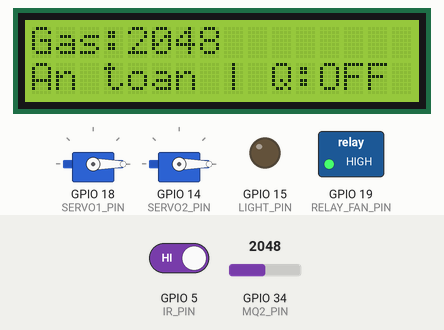
Recording of a sketch running on a simulated ESP32. Parts: 16×2 character LCD, 2 × servo, switched loads named in the sketch (green lamp = pin HIGH), output pins drawn as LEDs (lit = HIGH). Inputs (shaded band) come from the test bench; at power-on: GPIO 5 (IR_PIN) HIGH, GPIO 34 (MQ2_PIN) = 2048. WiFi joins after 1.5 s; servers stay silent unless stated; random numbers use the default seed unless the sketch sets one; no MQTT or app messages arrive unless stated; what the sketch prints to the serial monitor is not drawn.

Above: at 5.6 s.
5.7 s: GPIO 5 (IR_PIN) driven LOW
At 10.5 s:
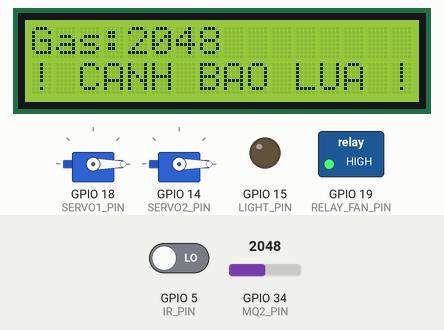
11.5 s: GPIO 34 (MQ2_PIN) set to 2866
At 15.6 s:
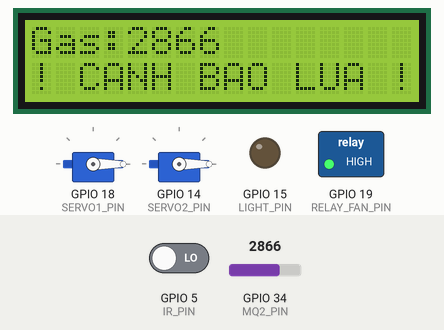
16.5 s: GPIO 34 (MQ2_PIN) set to 3603
At 20.6 s:
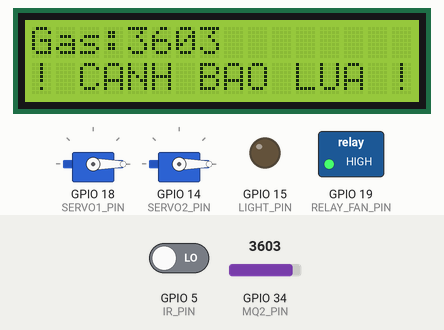
21.5 s: GPIO 5 (IR_PIN) driven HIGH
At 25.7 s:
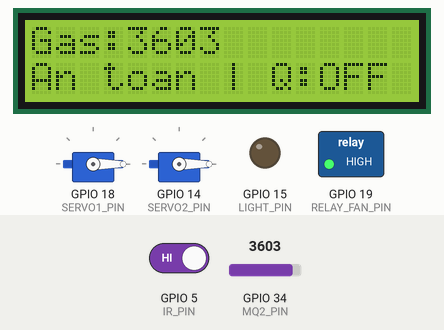
26.5 s: GPIO 34 (MQ2_PIN) set to 4095
At 30.7 s:
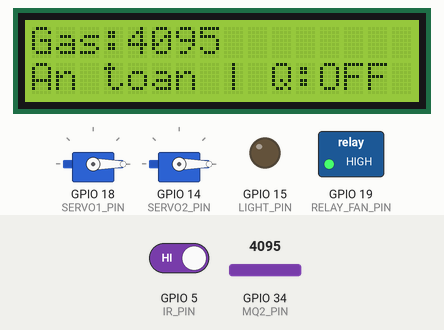
Timing chart, 0 to 32.2 s (numbered marks = the images above; inputs shaded):
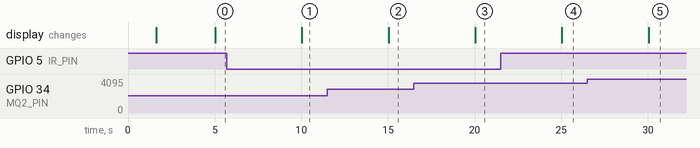

Measured:
- after the input at 5.7 s, the display: changes after 4.3 s (image 1)
- after the input at 11.5 s, the display: changes after 3.5 s (image 2)
- after the input at 16.5 s, the display: changes after 3.5 s (image 3)
- after the input at 21.5 s, the display: changes after 3.5 s (image 4)
- after the input at 26.5 s, the display: changes after 3.5 s (image 5)

The sketch:

SmartHome_ESP32.ino
```cpp
#include <WiFi.h>
#include <PubSubClient.h>
#include <ArduinoJson.h>
#include <ESP32Servo.h>
#include <LiquidCrystal_I2C.h>

// ==========================================
// CẤU HÌNH BIẾN MẠNG & SERVER
// ==========================================
const char* ssid        = "tienfg";        // Thay bằng tên Wifi
const char* password    = "11111111";    // Thay bằng mật khẩu Wifi
const char* mqtt_server = "broker.emqx.io";         // Sử dụng Public Broker EMQX
const int   mqtt_port   = 1883;

// ==========================================
// QUY HOẠCH CHÂN CẮM MỚI (Tránh xung đột I2C)
// ==========================================
// Chân 21 và 22 được mặc định dùng cho SDA và SCL của LCD 1602 I2C
#define MQ2_PIN       34    // Chân A0/D34 cắm ngõ ra Analog của MQ-2
#define IR_PIN        5     // Chân D5 cắm ngõ ra Digital (D0) của Cảm biến hồng ngoại
#define FLAME_PIN     IR_PIN // Đồng bộ tên FLAME_PIN với IR_PIN (Cảm biến lửa / hồng ngoại)
#define RELAY_FAN_PIN 19    // Chân D19 cắm Relay để bật/tắt Quạt DC
#define SERVO1_PIN    18    // Chân D18 cắm Servo 1 (Ví dụ: Cửa chính)
#define SERVO2_PIN    14    // Chân D14 cắm Servo 2 (Ví dụ: Cửa sổ / Quạt gió)
#define LIGHT_PIN     15    // Chân D15 cắm Đèn chiếu sáng (Active HIGH)

// ==========================================
// CÁC ĐỐI TƯỢNG TOÀN CỤC
// ==========================================
WiFiClient espClient;
PubSubClient client(espClient);
Servo servo1;
Servo servo2;
LiquidCrystal_I2C lcd(0x27, 16, 2); // Địa chỉ I2C thường là 0x27 (hoặc 0x3F)

unsigned long lastSendTime = 0;
const long interval = 5000;

// Biến lưu trạng thái hiển thị
bool fanState = false;
bool lightState = false;

// ==========================================
// SETUP
// ==========================================
void setup() {
  Serial.begin(115200);
  Serial.println("\n--- DANG KHOI DONG HE THONG ---");
  // Khởi tạo LCD
  lcd.init();
  lcd.backlight();
  lcd.setCursor(0, 0);
  lcd.print("SmartHome ESP32");
  lcd.setCursor(0, 1);
  lcd.print("Dang khoi dong..");

  // Cài đặt chân cắm cảm biến & Relay
  pinMode(IR_PIN, INPUT);   // Chân D5 đọc tín hiệu cảm biến hồng ngoại
  pinMode(MQ2_PIN, INPUT);
  pinMode(RELAY_FAN_PIN, OUTPUT);
  pinMode(LIGHT_PIN, OUTPUT);

  // Mặc định tắt thiết bị
  digitalWrite(RELAY_FAN_PIN, HIGH); // Relay kích mức thấp (Active LOW) nên xuất HIGH để TẮT
  digitalWrite(LIGHT_PIN, LOW);      // Đèn chân dương (Active HIGH) nên xuất LOW để TẮT

  // Cấu hình Timer cho ESP32Servo (Giúp tạo xung PWM chuẩn xác hơn để Servo không bị liệt)
  ESP32PWM::allocateTimer(0);
  ESP32PWM::allocateTimer(1);
  ESP32PWM::allocateTimer(2);
  ESP32PWM::allocateTimer(3);

  // Khởi tạo 2 Servo
  servo1.setPeriodHertz(50); // Tần số 50Hz chuẩn cho Servo SG90
  servo1.attach(SERVO1_PIN, 500, 2400);
  servo1.write(0); // Góc 0 mặc định

  servo2.setPeriodHertz(50); // Tần số 50Hz chuẩn cho Servo SG90
  servo2.attach(SERVO2_PIN, 500, 2400);
  servo2.write(0); // Góc 0 mặc định

  // Kết nối mạng
  setup_wifi();
  client.setServer(mqtt_server, mqtt_port);
  client.setCallback(callback);
}

void setup_wifi() {
  delay(10);
  WiFi.begin(ssid, password);
  Serial.println();
  Serial.print("Dang ket noi toi Wi-Fi: ");
  Serial.println(ssid);
  while (WiFi.status() != WL_CONNECTED) {
    delay(500);
    Serial.print(".");
  }

  // HIỂN THỊ ĐÃ KẾT NỐI WIFI LÊN SERIAL
  Serial.println();
  Serial.println("=> Da ket noi WiFi thanh cong!");
  Serial.print("=> Dia chi IP: ");
  Serial.println(WiFi.localIP());

  lcd.clear();
  lcd.print("WiFi Connected!");
}

// ==========================================
// NHẬN LỆNH TỪ SPRING BOOT
// ==========================================
void callback(char* topic, byte* payload, unsigned int length) {
  String message = "";
  for (int i = 0; i < length; i++) {
    message += (char)payload[i];
  }

  JsonDocument doc;
  DeserializationError error = deserializeJson(doc, message);

  if (error) return;

  String device = doc["device"].as<String>();
  String action = doc["action"].as<String>(); // "ON" hoặc "OFF"
  bool state = (action == "ON");

  if (device == "fan") {
    fanState = state;
    // Relay kích mức thấp (Active LOW): BẬT = LOW, TẮT = HIGH
    digitalWrite(RELAY_FAN_PIN, state ? LOW : HIGH);
    Serial.println(state ? "QUẠT: BẬT" : "QUẠT: TẮT");
  }
  else if (device == "door") {
    // Điều khiển CẢ HAI Servo cùng lúc
    servo1.write(state ? 90 : 0);
    servo2.write(state ? 90 : 0);
    Serial.println(state ? "2 SERVO: ĐANG MỞ" : "2 SERVO: ĐANG ĐÓNG");
  }
  else if (device == "light") {
    lightState = state;
    digitalWrite(LIGHT_PIN, state ? HIGH : LOW); // Đèn chân dương: BẬT = HIGH, TẮT = LOW
    Serial.println(state ? "ĐÈN: BẬT" : "ĐÈN: TẮT");
  }
}

void reconnect() {
  while (!client.connected()) {
    // HIỂN THỊ ĐANG KẾT NỐI MQTT LÊN SERIAL
    Serial.print("Dang ket noi toi MQTT Broker... ");
    String clientId = "ESP32-SmartHome-" + String(random(0xffff), HEX);
    if (client.connect(clientId.c_str())) {
      Serial.println("=> Thanh cong!");
      client.subscribe("smarthome/device/control");
    } else {
      Serial.print("=> That bai, ma loi = ");
      Serial.print(client.state());
      Serial.println(" (Thu lai sau 5 giay)");
      delay(5000);
    }
  }
}

// ==========================================
// VÒNG LẶP CHÍNH
// ==========================================
void loop() {
  if (!client.connected()) {
    reconnect();
  }
  client.loop();

  long now = millis();
  if (now - lastSendTime > interval) {
    lastSendTime = now;

    // Đọc cảm biến
    int gasVal = analogRead(MQ2_PIN);
    int irVal = digitalRead(IR_PIN);
    bool hasFlame = (irVal == LOW); // Tín hiệu mức LOW khi phát hiện hồng ngoại/lửa (Active LOW)

    // Hiển thị lên LCD
    lcd.clear();

    // Dòng 1: Hiển thị Nhiệt độ & Gas
    lcd.setCursor(0, 0);
    lcd.print("Gas:"); lcd.print(gasVal);
    lcd.print("     "); // Xóa khoảng trống thừa

    // Dòng 2: Hiển thị Trạng thái Lửa hoặc Thiết bị
    lcd.setCursor(0, 1);
    if (hasFlame) {
      lcd.print("! CANH BAO LUA !");
    } else {
      lcd.print("An toan | Q:");
      lcd.print(fanState ? "ON" : "OFF");
    }

    // In log Serial để tiện giám sát qua Arduino Serial Monitor
    Serial.print("Gas: "); Serial.print(gasVal);
    Serial.print(" | Hong ngoai (D5): "); Serial.println(hasFlame ? "PHAT HIEN" : "AN TOAN");

    // Gửi dữ liệu MQTT lên Spring Boot
    JsonDocument doc;
    doc["temperature"] = 0;
    doc["gasLevel"] = gasVal;
    doc["flame"] = hasFlame;
    doc["ir"] = hasFlame;

    char jsonBuffer[256];
    serializeJson(doc, jsonBuffer);

    client.publish("smarthome/sensor", jsonBuffer);
  }
}
```
